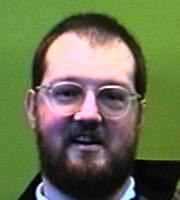
#> input picture database/9326871/9326871.1.jpg, 180 x 200 px; its folder holds only this picture in this run
$ python detect1.py
#> lines starting #> are read from the running program, lines starting #| are printed output that depends on the picture
from sklearn.neighbors import KNeighborsClassifier
from skimage import exposure
from skimage import feature
from imutils import paths
import imutils
import cv2
print("extracting features")
data=[]
labels=[]
for imagepath in paths.list_images("database"):
    make=imagepath.split("/")[-2]
    image=cv2.imread(imagepath)
#> image is the input picture: shape (200, 180, 3); mean B, G, R 79.7, 113.7, 106.4
    gray=cv2.cvtColor(image,cv2.COLOR_BGR2GRAY)
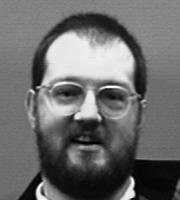
#> gray: shape (200, 180); min 1, max 252, mean 107.7
    #print(make)
    cv2.waitKey(0)
    cv2.destroyAllWindows()
#> pass 2 of the loop `for imagepath in paths.list_images("database"):`:
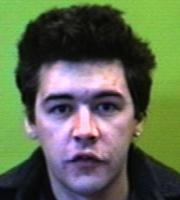
#> input picture database/9332898/9332898.15.jpg, 180 x 200 px
#> image is the input picture: shape (200, 180, 3); mean B, G, R 81.3, 106.1, 95.4
#> `gray=cv2.cvtColor(image,cv2.COLOR_BGR2GRAY)`:
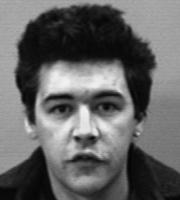
#> gray: shape (200, 180); min 2, max 244, mean 100.1
